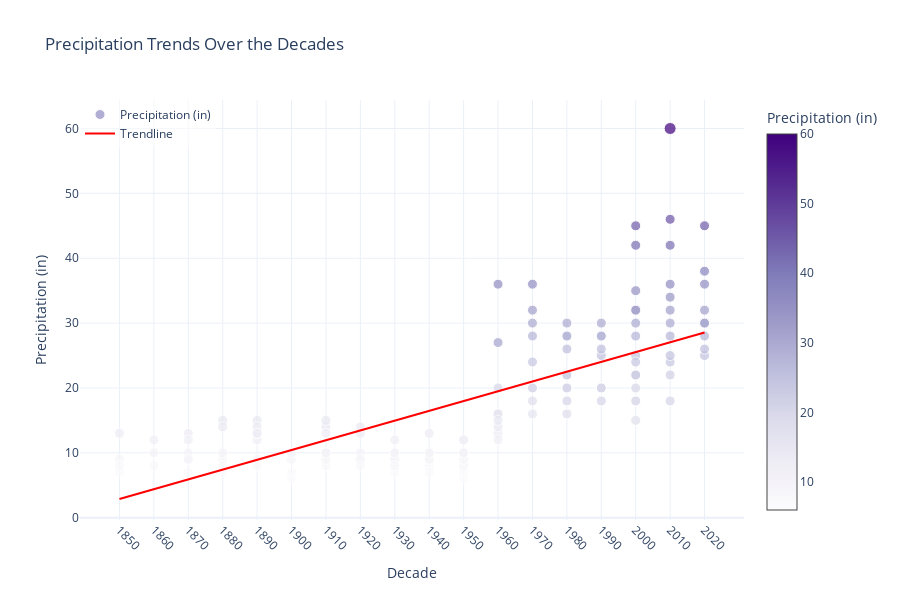

Here is the notebook cell this chart was saved with:
### Code cell
# PLOTTING PRECIPITATION TRENDS OVER THE DECADES - INTERACTIVE GRAPH 

precipitation_values = hurricane_data['Precipitation_Total_in']
# Fit a linear regression line (trendline) for precipitation
z = np.polyfit(decades, precipitation_values, 1)  # Degree 1 for a linear trend
p = np.poly1d(z)
trendline = p(np.sort(np.unique(decades)))

# Create a scatter plot with increased dot sizes
scatter = go.Scatter(
    x=decades,
    y=precipitation_values,
    mode='markers',
    marker=dict(
        size=np.clip(precipitation_values / 5, 10, 80),  # Increased size scaling: Minimum 10, maximum 80
        color=precipitation_values,
        colorscale='Purples',
        showscale=True,
        colorbar=dict(title='Precipitation (in)')
    ),
    name='Precipitation (in)',
    hovertemplate='Storm: %{text}<br>Precipitation: %{y:.2f} in<extra></extra>',
    text=storm_names
)

# Create the trendline
trendline_plot = go.Scatter(
    x=np.sort(np.unique(decades)),
    y=trendline,
    mode='lines',
    line=dict(color='red', width=2),
    name='Trendline',
    hovertemplate='Decade: %{x}<br>Trend: %{y:.2f} in<extra></extra>'
)

# Layout with updated visuals
layout = go.Layout(
    title='Precipitation Trends Over the Decades',
    xaxis=dict(title='Decade', tickvals=np.sort(np.unique(decades)), tickangle=45),
    yaxis=dict(title='Precipitation (in)'),
    template='plotly_white',
    height=600,
    legend=dict(
        x=0,
        y=1,
        xanchor='left',
        yanchor='top',
        bgcolor='rgba(255,255,255,0.5)'
    )
)

# The interactive graph
fig = go.Figure(data=[scatter, trendline_plot], layout=layout)
fig.show()

### Figure 1 — Plotly figure (JSON) as saved in the notebook; plotly's stock layout.template omitted (floating-point values rounded to 4 significant figures; data arrays with more than 128 entries replaced by an {"elided": "..."} marker saying what was removed)
{"data": [{"hovertemplate": "Storm: %{text}<br>Precipitation: %{y:.2f} in<extra></extra>", "marker": {"color": {"elided": "153 int values"}, "colorbar": {"title": {"text": "Precipitation (in)"}}, "colorscale": [[0, "rgb(252,251,253)"], [0.125, "rgb(239,237,245)"], [0.25, "rgb(218,218,235)"], [0.375, "rgb(188,189,220)"], [0.5, "rgb(158,154,200)"], [0.625, "rgb(128,125,186)"], [0.75, "rgb(106,81,163)"], [0.875, "rgb(84,39,143)"], [1, "rgb(63,0,125)"]], "showscale": true, "size": {"elided": "153 int values"}}, "mode": "markers", "name": "Precipitation (in)", "text": {"elided": "153 str values"}, "type": "scatter", "x": {"elided": "153 int values"}, "y": {"elided": "153 int values"}}, {"hovertemplate": "Decade: %{x}<br>Trend: %{y:.2f} in<extra></extra>", "line": {"color": "red", "width": 2}, "mode": "lines", "name": "Trendline", "type": "scatter", "x": [1850, 1860, 1870, 1880, 1890, 1900, 1910, 1920, 1930, 1940, 1950, 1960, 1970, 1980, 1990, 2000, 2010, 2020], "y": [2.883, 4.393, 5.904, 7.415, 8.925, 10.44, 11.95, 13.46, 14.97, 16.48, 17.99, 19.5, 21.01, 22.52, 24.03, 25.54, 27.05, 28.56]}], "layout": {"height": 600, "legend": {"bgcolor": "rgba(255,255,255,0.5)", "x": 0, "xanchor": "left", "y": 1, "yanchor": "top"}, "title": {"text": "Precipitation Trends Over the Decades"}, "xaxis": {"tickangle": 45, "tickvals": [1850, 1860, 1870, 1880, 1890, 1900, 1910, 1920, 1930, 1940, 1950, 1960, 1970, 1980, 1990, 2000, 2010, 2020], "title": {"text": "Decade"}}, "yaxis": {"title": {"text": "Precipitation (in)"}}}}
